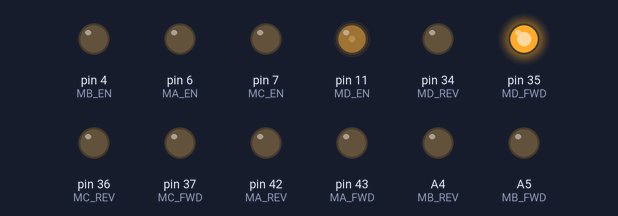
Simulated run of this sketch. Board: Arduino Mega 2560, built with avr-gcc and run on an emulated ATmega2560. On the bench: output pins drawn as LEDs (lit = HIGH).

Above: at 0.1 s.
Timing chart, 0 to 1.6 s (numbered marks = the images above):
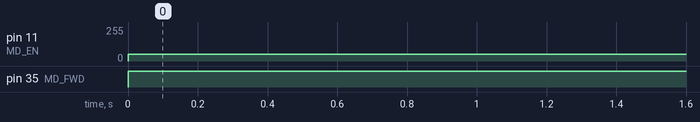

The sketch:

test.ino
```cpp
#include "MCtrl.hpp"

int MA_P;
int MB_P;
int MC_P;
int MD_P;
void setup() {
  // put your setup code here, to run once:
  pinMode(MA_EN, OUTPUT);
  pinMode(MA_FWD, OUTPUT);
  pinMode(MA_REV, OUTPUT);
  pinMode(MB_EN, OUTPUT);
  pinMode(MB_FWD, OUTPUT);
  pinMode(MB_REV, OUTPUT);
  pinMode(MC_EN, OUTPUT);
  pinMode(MC_FWD, OUTPUT);
  pinMode(MC_REV, OUTPUT);
  pinMode(MD_EN, OUTPUT);
  pinMode(MD_FWD, OUTPUT);
  pinMode(MD_REV, OUTPUT);
}

void move_mode(unsigned char move_flag)
{
  switch(move_flag)
  {
    // AB为头
    // 右移：右侧电机转动向内 左侧电机转动向外
    // 左移：左侧电机转动向内 右侧电机转动向外
    //=======A、C：右一侧   B、D：左一侧
     case 0:MA_P = MB_P = 0;
            MC_P = MD_P = 0;     break;      // 停
     case 1:MA_P = MC_P = -50;
            MB_P = MD_P = 50;     break;      // 右自转
     case 2:MA_P = MC_P = 50;
            MB_P = MD_P = -50;     break;      // 左自转
     case 3:MA_P = MD_P = 50;
            MB_P = MC_P = -50;     break;      // 右移
     case 4:MA_P = MD_P = -50;
            MB_P = MC_P = 50;     break;      // 左移
     case 5:MA_P = MB_P = MC_P = MD_P = 50;   //前进
            break;
     case 6:MA_P = MB_P = MC_P = MD_P = -50;   //后退
            break;
  }
  MA_SPD(MA_P);
  MB_SPD(MB_P);
  MC_SPD(MC_P);
  MD_SPD(MD_P);
}

void loop() {
  // put your main code here, to run repeatedly:
  MD_P = 50;


  MA_SPD(MA_P);
  MB_SPD(MB_P);
  MC_SPD(MC_P);
  MD_SPD(MD_P);
//  move_mode(1);//右自转
//  move_mode(2);//左自转
//  move_mode(3);//右移
//  move_mode(4);//左移
//  move_mode(5);//前进
//  move_mode(6);//后退
}
```

MCtrl.hpp
```cpp
#ifndef _MCtrl_HPP_
#define _MCtrl_HPP_

#define MA_EN  6       //   MA___F1__F2___MB
#define MA_FWD 43       //   |              |
#define MA_REV 42       //   L2            R1
#define MB_EN  4        //   |              |
#define MB_FWD A5       //   L1            R2
#define MB_REV A4       //   |              |
#define MC_EN  7        //   MC___B2__B1___MD
#define MC_FWD 37
#define MC_REV 36
#define MD_EN  11
#define MD_FWD 35
#define MD_REV 34
/*
#define MA_EN  11      //   MA___F1__F2___MB
#define MA_FWD 34     //   |              |
#define MA_REV 35     //   L2            R1
#define MB_EN  7     //   |              |
#define MB_FWD 36     //   L1            R2
#define MB_REV 37     //   |              |
#define MC_EN  4     //   MC___B2__B1___MD
#define MC_FWD A4
#define MC_REV A5
#define MD_EN  6
#define MD_FWD 42
#define MD_REV 43
*/


void MA_SPD(int MA_PWM)
{
  if(MA_PWM>0)
  {
    analogWrite (MA_EN , MA_PWM);
    digitalWrite(MA_FWD, HIGH);
    digitalWrite(MA_REV, LOW);
  }
  else if(MA_PWM<0)
  {
    analogWrite (MA_EN , abs(MA_PWM));
    digitalWrite(MA_FWD, LOW);
    digitalWrite(MA_REV, HIGH);
  }
  else
  {
    digitalWrite(MA_FWD, LOW);
    digitalWrite(MA_REV, LOW);
  }
}

void MB_SPD(int MB_PWM)
{
  if(MB_PWM>0)
  {
    analogWrite (MB_EN , MB_PWM);
    digitalWrite(MB_FWD, HIGH);
    digitalWrite(MB_REV, LOW);
  }
  else if(MB_PWM<0)
  {
    analogWrite (MB_EN , abs(MB_PWM));
    digitalWrite(MB_FWD, LOW);
    digitalWrite(MB_REV, HIGH);
  }
  else
  {
    digitalWrite(MB_FWD, LOW);
    digitalWrite(MB_REV, LOW);
  }
}

void MC_SPD(int MC_PWM)
{
  if(MC_PWM>0)
  {
    analogWrite (MC_EN , MC_PWM);
    digitalWrite(MC_FWD, HIGH);
    digitalWrite(MC_REV, LOW);
  }
  else if(MC_PWM<0)
  {
    analogWrite (MC_EN , abs(MC_PWM));
    digitalWrite(MC_FWD, LOW);
    digitalWrite(MC_REV, HIGH);
  }
  else
  {
    digitalWrite(MC_FWD, LOW);
    digitalWrite(MC_REV, LOW);
  }
}
void MD_SPD(int MD_PWM)
{
  if(MD_PWM>0)
  {
    analogWrite (MD_EN , MD_PWM);
    digitalWrite(MD_FWD, HIGH);
    digitalWrite(MD_REV, LOW);
  }
  else if(MD_PWM<0)
  {
    analogWrite (MD_EN , abs(MD_PWM));
    digitalWrite(MD_FWD, LOW);
    digitalWrite(MD_REV, HIGH);
  }
  else
  {
    digitalWrite(MD_FWD, LOW);
    digitalWrite(MD_REV, LOW);
  }
}

#endif
```

Measured:
- by itself, pin 11 (MD_EN): 0/255 → 50/255 at 0.00 s
- by itself, pin 35 (MD_FWD): LOW → HIGH at 0.00 s
